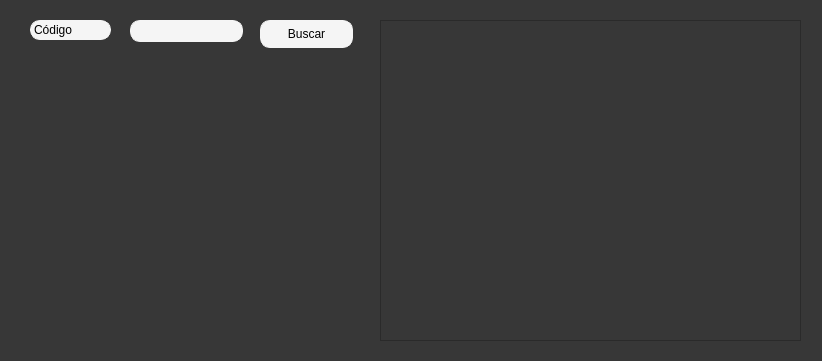
<?xml version="1.0" encoding="UTF-8"?>
<ui version="4.0">
 <class>Dialog</class>
 <widget class="QDialog" name="Dialog">
  <property name="geometry">
   <rect>
    <x>0</x>
    <y>0</y>
    <width>822</width>
    <height>361</height>
   </rect>
  </property>
  <property name="windowTitle">
   <string>Dialog</string>
  </property>
  <property name="styleSheet">
   <string notr="true">background-color: rgb(55, 55, 55);</string>
  </property>
  <widget class="QLabel" name="productoproveedor_2">
   <property name="geometry">
    <rect>
     <x>30</x>
     <y>20</y>
     <width>81</width>
     <height>20</height>
    </rect>
   </property>
   <property name="font">
    <font>
     <family>Segoe UI Symbol</family>
    </font>
   </property>
   <property name="styleSheet">
    <string notr="true">QLabel {
    background-color: #f5f5f5;
    border: 1px solid #f5f5f5;
    border-radius: 10px;
}</string>
   </property>
   <property name="text">
    <string>Código</string>
   </property>
  </widget>
  <widget class="QLineEdit" name="linecodigo">
   <property name="geometry">
    <rect>
     <x>130</x>
     <y>20</y>
     <width>113</width>
     <height>22</height>
    </rect>
   </property>
   <property name="styleSheet">
    <string notr="true">QLineEdit
{
    background-color: #f5f5f5;
    border: 1px solid #f5f5f5;
    border-radius: 10px;
}</string>
   </property>
  </widget>
  <widget class="QPushButton" name="buscarcode">
   <property name="geometry">
    <rect>
     <x>260</x>
     <y>20</y>
     <width>93</width>
     <height>28</height>
    </rect>
   </property>
   <property name="styleSheet">
    <string notr="true">QPushButton {
        background-color: #f5f5f5;
        border: 1px solid #f5f5f5;
        border-radius: 10px;
    }
</string>
   </property>
   <property name="text">
    <string>Buscar</string>
   </property>
  </widget>
  <widget class="QTableWidget" name="tableWidget">
   <property name="geometry">
    <rect>
     <x>380</x>
     <y>20</y>
     <width>421</width>
     <height>321</height>
    </rect>
   </property>
  </widget>
 </widget>
 <resources/>
 <connections/>
</ui>
